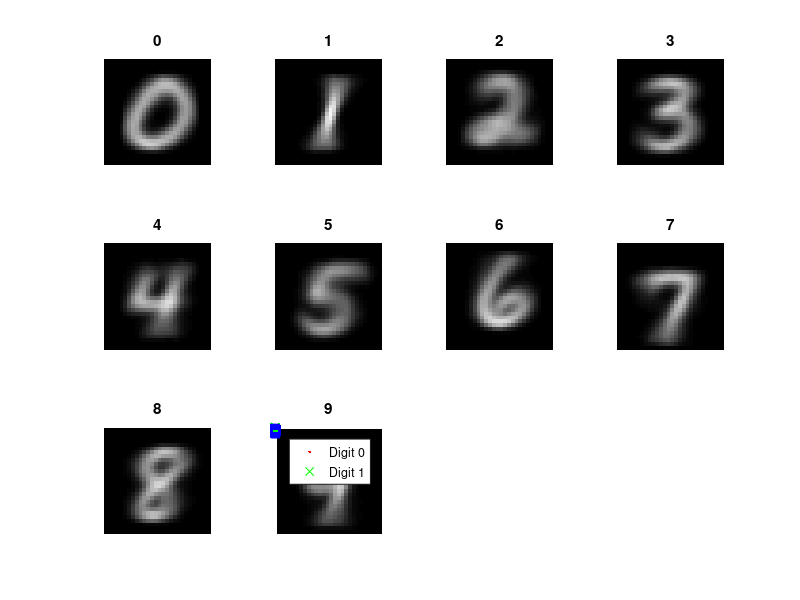

MATLAB code to generate this figure: (Note: this script raises an error after producing the figure.)
%% ICP 3083 - Assignment 1 - Michael Smith <eeu213>

%% Task 1.
close all, clear all, clc
load('Example_MNIST_digits.mat');
% Gives us; 'b' and 'labb'

c = sortrows([labb b],1);
c1(1,:) = mean(c(1:sum(labb==1),2:end));
start = 0;
for i = 2:10
    start = start + (sum(labb==i-1));
    cP = start + sum(labb==i);
    c1(i,:) = mean(c(start:cP,2:end));
end

for i = 1:10
     subplot(3,4,i);
     j = randi(size(b,1));
     m=reshape(c1(i,:), 28, 28);
     imshow(uint8(m'));
     title(i-1);
end
 
%% Task 2.
close all, clear all, clc
load('Example_MNIST_digits.mat')

r = mean(b'>120,1);
a = zeros(size(r));
for i = 1:size(b,1) % from 1 to number of rows in b (first dimension(rows) for every example in b
    c = reshape(b(i,:), 28, 28); % extracts every row in b, pulling out each example induvidually
    [row, col] = find(c); % gives position of the row index and the column index of every value of c which is not zero
    % entry in row and col that is not zero
    a(i) = (max(row) - min(row)) / ... % find the maximum row for the width(top) minus the minumum row (bottom) to find the width
            (max(col)-min(col)); % find the maximum column for the height(right) minus th minumum column (left) divided together gives a scalar 
end

Z = [a(:) r(:)];


%% Task 2 D

hold on
plot(r(labb == 1), a(labb == 1), 'r.');
plot(r(labb == 2), a(labb == 2), 'gx');
plot(r(labb == 3), a(labb == 3), 'bs');
legend('Digit 0', 'Digit 1');

%% Task 3 A.
clc
ltp = [1:10]; %labels to plot against

ind = labb == 1 | labb == 2;
ZZ = Z(ind,:); YY = labb(ind);
NY = classifier(ZZ,YY);

%mean(NY == YY) 
%uses the 
%confusion matrix 
CM(1,1) = sum(YY==1 & NY == 1);
CM(1,2) = sum(YY==1 & NY == 2);
CM(2,1) = sum(YY==2 & NY == 1);
CM(2,2) = sum(YY==2 & NY == 2);

errorRate = (CM(1,2) + CM(2,1)) / sum(CM(:));
errorRate = 0
for i = 1:10
    for j = 2:10
        ind = labb == 1 | labb == j;
        ZZ = Z(ind,:); YY = labb(ind);
        NY = classifier(ZZ,YY);
        CM(1,1) = sum(YY==1 & NY == 1);
        CM(1,2) = sum(YY==1 & NY == j);
        CM(2,1) = sum(YY==j & NY == 1);
        CM(2,2) = sum(YY==j & NY == j);
        errorRate(j) = (CM(1,2) + CM(2,1)) / sum(CM(:));
    end
end
%CM
%% Task 3B.
close all, clear all, clc

load('Example_MNIST_digits.mat')

tstD = randn(200,2);
TrnL = randi(3,200,1);  
trnD = randn(200,2);





    



tsD2 = tstD(ind,:);
tsD2m = mean(tstD);

figure
hold on
plot (tstD(:,1), tstD(:,2), 'k.');
plot (tsD2m(:,1), tsD2m(:,2), 'r.');

TrnL2 = TrnL(ind);


%%
%d
hold on 
plot(r(labb == 1), a(labb ==1), 'r.');
plot(r(labb == 2), a(labb ==2), 'gx');
legend('Digit 0', 'Digit 1'); % plot explains the two digits are seperate.
%digit 1 is vertical small hight / small with / large heigt or with 0 its
%pretty much a circle 
%